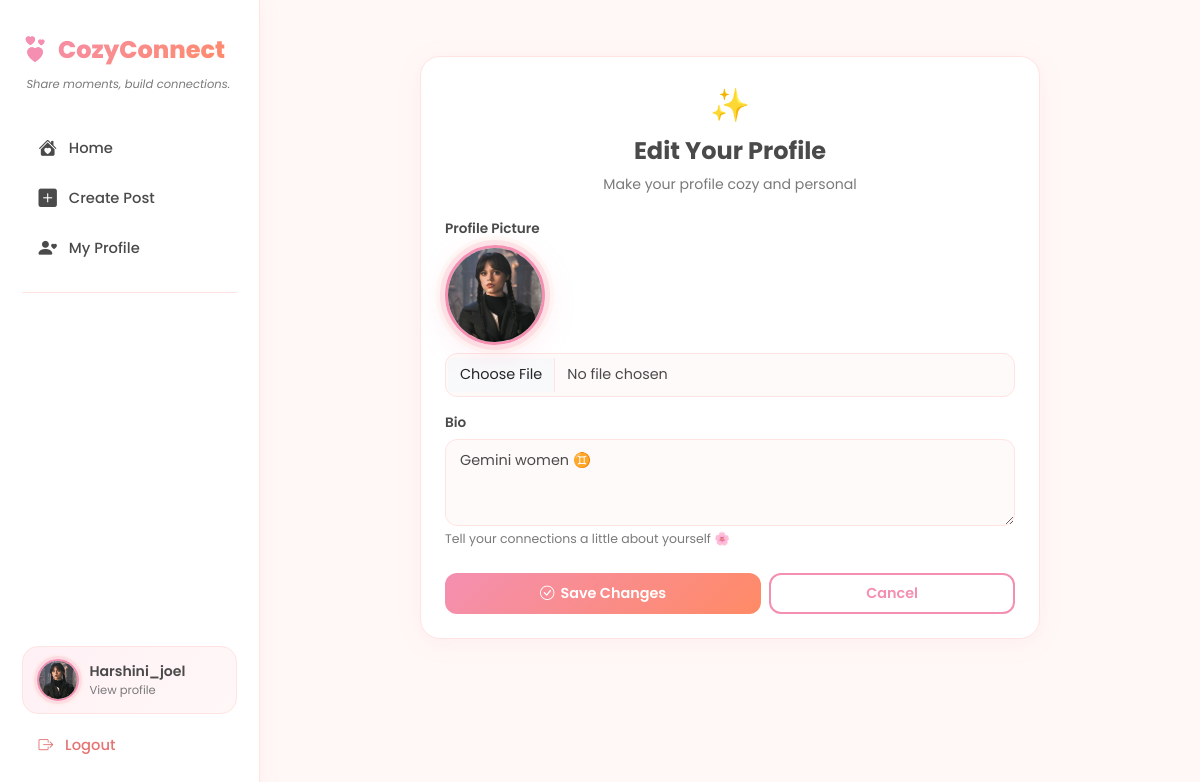
The page /profile/edit/me/ (signed in) on the database its author committed.
### social/models.py (models this page shows, shortened)
class Profile(models.Model):
    user = models.OneToOneField(
        User,
        on_delete=models.CASCADE,
        related_name='profile'
    )
    bio = models.TextField(max_length=300, blank=True)
    avatar = models.ImageField(
        upload_to='avatars/',
        default='avatars/default.png',
        blank=True
    )

### social/views.py (the view)
# urls.py: path('profile/edit/me/', views.edit_profile_view, name='edit_profile'),
@login_required(login_url='login')
def edit_profile_view(request):
    profile = request.user.profile
    if request.method == 'POST':
        form = ProfileForm(request.POST, request.FILES, instance=profile)
        if form.is_valid():
            form.save()
            messages.success(request, 'Profile updated!')
            return redirect('profile', username=request.user.username)
    else:
        form = ProfileForm(instance=profile)
    return render(request, 'social/edit_profile.html', {'form': form})

### social/forms.py
class ProfileForm(forms.ModelForm):
    class Meta:
        model = Profile
        fields = ['bio', 'avatar']
        widgets = {
            'bio': forms.Textarea(attrs={
                'rows': 3,
                'placeholder': 'Tell us about yourself...',
                'class': 'form-control'
            }),
            'avatar': forms.FileInput(attrs={
                'class': 'form-control',
                'accept': 'image/*'
            })
        }

### templates/social/edit_profile.html (shortened to what this page needs)
{% extends 'social/base.html' %}
{% block content %}
<div class="content-center">
    <div class="post-card p-4">
        <div class="text-center mb-4">
            <div style="font-size:2rem;margin-bottom:0.5rem;">✨</div>
            <h4 style="font-weight:700;color:var(--text);">Edit Your Profile</h4>
            <p style="color:var(--muted);font-size:0.88rem;">Make your profile cozy and personal</p>
        </div>
        <form method="POST" enctype="multipart/form-data">
            <div class="mb-3">
                <label class="form-label">Profile Picture</label>
                {% if form.instance.avatar %}
                <div class="mb-2">
                    <div class="avatar-cozy avatar-lg d-inline-block">
                        <img src="{{ form.instance.avatar.url }}" alt="current avatar">
                    </div>
                </div>
                {% endif %}
                {{ form.avatar }}
            </div>
            <div class="mb-4">
                <label class="form-label">Bio</label>
                {{ form.bio }}
                <div style="font-size:0.78rem;color:var(--muted);margin-top:4px;">Tell your connections a little about
                    yourself 🌸</div>
            </div>
            <div class="d-flex gap-2">
                <button type="submit" class="btn-cozy flex-fill justify-content-center py-2" style="display:flex;">
                    <i class="bi bi-check-circle"></i> Save Changes
                </button>
                <a href="{% url 'profile' username=request.user.username %}"
                    class="btn-cozy-outline flex-fill justify-content-center py-2" style="display:flex;">
                    Cancel
                </a>
            </div>
        </form>
    </div>
</div>
{% endblock %}

### templates/social/base.html (shortened to what this page needs)
<!DOCTYPE html>
<html lang="en">
<head>
    <link href="https://cdn.jsdelivr.net/npm/bootstrap@5.3.0/dist/css/bootstrap.min.css" rel="stylesheet">
    <link href="https://cdn.jsdelivr.net/npm/bootstrap-icons@1.10.5/font/bootstrap-icons.css" rel="stylesheet">
</head>
<body>
    {% if user.is_authenticated %}
    <aside class="sidebar">
        <a href="{% url 'feed' %}" class="sidebar-brand">
            <i class="bi bi-hearts"></i>
            <span>CozyConnect</span>
        </a>
        <p class="sidebar-tagline">Share moments, build connections.</p>
        <nav>
            <a href="{% url 'feed' %}" class="nav-item-custom">
                <i class="bi bi-house-heart-fill"></i>
                <span>Home</span>
            </a>
            <a href="{% url 'create_post' %}" class="nav-item-custom">
                <i class="bi bi-plus-square-fill"></i>
                <span>Create Post</span>
            </a>
            <a href="{% url 'profile' username=request.user.username %}" class="nav-item-custom">
                <i class="bi bi-person-heart"></i>
                <span>My Profile</span>
            </a>
        </nav>
        <div class="sidebar-divider"></div>
        <div class="sidebar-bottom">
            <a href="{% url 'profile' username=request.user.username %}" class="user-pill">
                <div class="avatar-cozy">
                    {% if user.profile.avatar %}
                    <img src="{{ user.profile.avatar.url }}" alt="avatar">
                    {% else %}
                    <div class="avatar-init">{{ user.username|first|upper }}</div>
                    {% endif %}
                </div>
                <div>
                    <div class="user-pill-name">{{ user.username }}</div>
                    <div class="user-pill-sub">View profile</div>
                </div>
            </a>
            <a href="{% url 'logout' %}" class="logout-btn">
                <i class="bi bi-box-arrow-right"></i>
                <span>Logout</span>
            </a>
        </div>
    </aside>
    {% endif %}
    <div
        class="{% if user.is_authenticated %}main-content{% else %}d-flex align-items-center justify-content-center min-vh-100{% endif %}">
        {% block content %}{% endblock %}
    </div>
</body>
</html>

### templates/social/base.html (style rules this page uses)
:root { --bg: #FFF8F7; --card: #FFFFFF; --primary: #F8BBD0; --peach: #FFD6C2; --rose: #F48FB1; --rose-dark: #E91E8C; --text: #4A4A4A; --muted: #7A7A7A; --border: #FFE4E1; --radius: 20px; --shadow: 0 4px 24px rgba(244, 143, 177, 0.10); --shadow-hover: 0 8px 32px rgba(244, 143, 177, 0.18); }
* { box-sizing: border-box; margin: 0; padding: 0; }
body { background: var(--bg); color: var(--text); font-family: 'Poppins', sans-serif; min-height: 100vh; }
.sidebar { position: fixed; top: 0; left: 0; width: 260px; height: 100vh; background: var(--card); border-right: 1.5px solid var(--border); padding: 2rem 1.4rem; display: flex; flex-direction: column; z-index: 100; box-shadow: 2px 0 20px rgba(244, 143, 177, 0.07); }
.sidebar-brand { font-size: 1.5rem; font-weight: 800; background: linear-gradient(135deg, var(--rose), #FF8A65); -webkit-background-clip: text; -webkit-text-fill-color: transparent; background-clip: text; text-decoration: none; margin-bottom: 2.5rem; display: flex; align-items: center; gap: 10px; }
.sidebar-brand i { -webkit-text-fill-color: var(--rose); font-size: 1.6rem; }
.sidebar-tagline { font-size: 0.72rem; color: var(--muted); margin-top: -2rem; margin-bottom: 2rem; padding-left: 4px; font-style: italic; }
.nav-item-custom { display: flex; align-items: center; gap: 12px; padding: 12px 16px; border-radius: 14px; color: var(--text); text-decoration: none; font-weight: 500; font-size: 0.92rem; transition: all 0.25s ease; margin-bottom: 4px; }
.nav-item-custom i { font-size: 1.15rem; }
.sidebar-divider { height: 1px; background: var(--border); margin: 1rem 0; }
.sidebar-bottom { margin-top: auto; }
.user-pill { display: flex; align-items: center; gap: 10px; padding: 12px 14px; border-radius: 16px; background: linear-gradient(135deg, #FFF0F5, #FFF8F7); text-decoration: none; color: var(--text); transition: all 0.25s; border: 1.5px solid var(--border); margin-bottom: 8px; }
.user-pill-name { font-weight: 600; font-size: 0.88rem; color: var(--text); }
.user-pill-sub { font-size: 0.72rem; color: var(--muted); }
.avatar-cozy { position: relative; display: inline-block; }
.avatar-cozy img, .avatar-cozy .avatar-init { width: 42px; height: 42px; border-radius: 50%; object-fit: cover; border: 2.5px solid var(--rose); box-shadow: 0 0 0 3px rgba(244, 143, 177, 0.2), 0 0 0 5px rgba(255, 214, 194, 0.15); }
.avatar-lg img, .avatar-lg .avatar-init { width: 100px; height: 100px; font-size: 2.2rem; border: 3px solid var(--rose); box-shadow: 0 0 0 5px rgba(244, 143, 177, 0.2), 0 0 0 9px rgba(255, 214, 194, 0.15), 0 8px 32px rgba(244, 143, 177, 0.2); }
.main-content { margin-left: 260px; min-height: 100vh; padding: 2rem 2.5rem; }
.content-center { max-width: 620px; margin: 0 auto; }
.post-card { background: var(--card); border-radius: var(--radius); box-shadow: var(--shadow); margin-bottom: 1.8rem; overflow: hidden; transition: transform 0.25s ease, box-shadow 0.25s ease; border: 1.5px solid var(--border); }
.btn-cozy { background: linear-gradient(135deg, var(--rose), #FF8A65); color: white; border: none; border-radius: 12px; padding: 9px 22px; font-weight: 600; font-family: 'Poppins', sans-serif; font-size: 0.9rem; transition: all 0.25s ease; text-decoration: none; display: inline-flex; align-items: center; gap: 6px; }
.btn-cozy-outline { background: transparent; color: var(--rose); border: 2px solid var(--rose); border-radius: 12px; padding: 8px 22px; font-weight: 600; font-family: 'Poppins', sans-serif; font-size: 0.9rem; transition: all 0.25s ease; text-decoration: none; display: inline-flex; align-items: center; gap: 6px; }
.form-control { border-radius: 12px; border: 1.5px solid var(--border); padding: 10px 14px; font-family: 'Poppins', sans-serif; font-size: 0.9rem; color: var(--text); background: #FFFAFA; transition: all 0.2s; }
.form-label { font-weight: 600; font-size: 0.85rem; color: var(--text); margin-bottom: 6px; }
.logout-btn { display: flex; align-items: center; gap: 12px; padding: 12px 16px; border-radius: 14px; color: #E57373; text-decoration: none; font-weight: 500; font-size: 0.92rem; transition: all 0.25s ease; width: 100%; }

### rows shown on the page
Profile: instance.avatar (picture), bio "Gemini women ♊"

### other values the page prints
{{ user.username }} "Harshini_joel"
